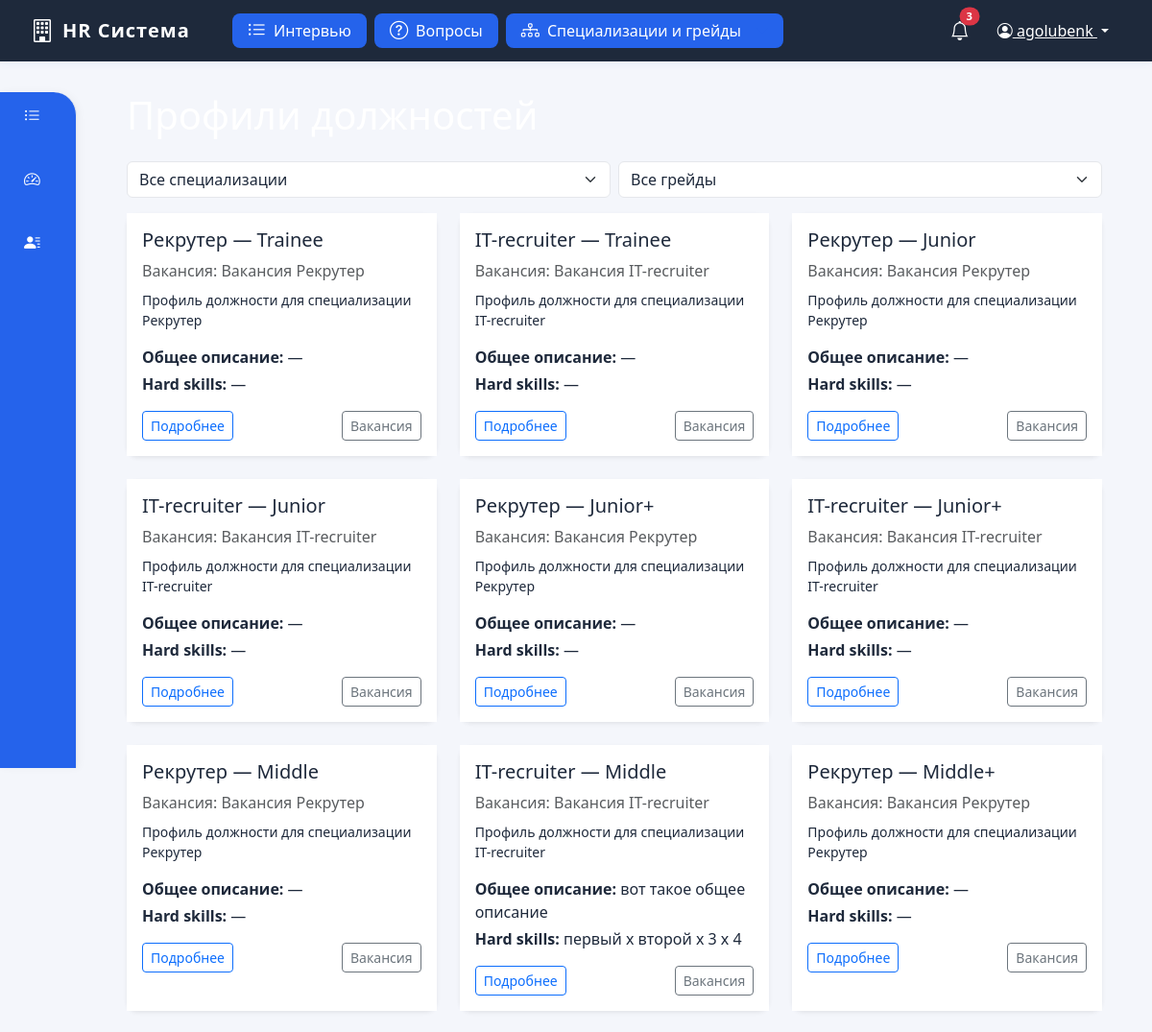
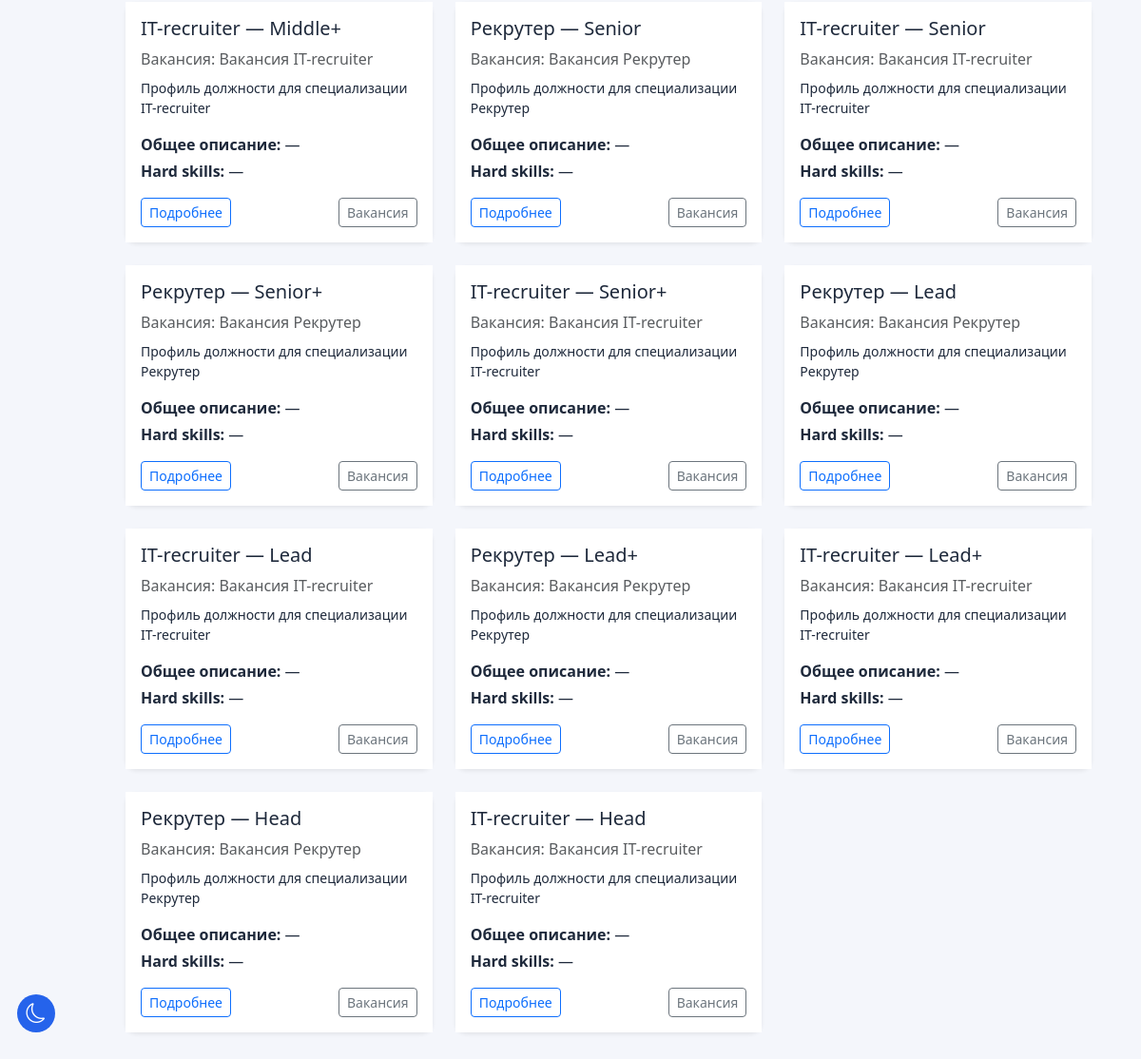
Page /profiles/ (signed in) on the committed database (2 pictures, top to bottom).
### positions/models.py (models this page shows, shortened)
class PositionProfileGrade(models.Model):
    vacancy = models.ForeignKey(Vacancy, on_delete=models.CASCADE, related_name='profile_grades', verbose_name='Вакансия')
    grade = models.ForeignKey(Grade, on_delete=models.CASCADE, verbose_name='Грейд')
    profile = models.ForeignKey(PositionProfile, on_delete=models.CASCADE, related_name='grade_profiles', verbose_name='Профиль должности')
    general_description = models.TextField('Общее описание', blank=True)
    hard_skills = models.TextField('Hard skills', blank=True)
    hard_requirements = models.TextField('Требования к hard skills', blank=True)
    hard_level = models.TextField('Уровень владения hard skills', blank=True)
    soft_meta_skills = models.TextField('Soft & meta skills', blank=True)
    notes = models.TextField('Пояснения', blank=True)
    salary_min = models.DecimalField('Зарплата (от)', max_digits=10, decimal_places=2, null=True, blank=True)
    salary_max = models.DecimalField('Зарплата (до)', max_digits=10, decimal_places=2, null=True, blank=True)
    supervisor = models.CharField('Руководитель', max_length=255, blank=True)
    created_at = models.DateTimeField(auto_now_add=True)
    updated_at = models.DateTimeField(auto_now=True)
    class Meta:
        verbose_name = 'Профиль по грейду'
        verbose_name_plural = 'Профили по грейдам'
        unique_together = ['vacancy', 'grade', 'profile']
        ordering = ['grade__order']

class Vacancy(models.Model):
    name = models.CharField(max_length=255, verbose_name='Название вакансии')
    position = models.ForeignKey('Position', on_delete=models.CASCADE, verbose_name='Специализация')
    description = models.TextField(verbose_name='Описание вакансии', blank=True)
    created_at = models.DateTimeField(auto_now_add=True)
    updated_at = models.DateTimeField(auto_now=True)
    class Meta:
        verbose_name = 'Вакансия'
        verbose_name_plural = 'Вакансии'
        ordering = ['-created_at']

class Position(models.Model):
    name = models.CharField(max_length=100, unique=True, verbose_name='Название специализации')
    is_active = models.BooleanField(default=True, verbose_name='Активна')
    class Meta:
        verbose_name = 'Специализация'
        verbose_name_plural = 'Специализации'
        ordering = ['name']

class Grade(models.Model):
    name = models.CharField(max_length=100, verbose_name='Название грейда')
    positions = models.TextField(verbose_name='Должности', blank=True)
    order = models.IntegerField(verbose_name='Порядок', default=0)
    min_score = models.DecimalField(max_digits=5, decimal_places=2, verbose_name='Минимальный балл', default=0)
    max_score = models.DecimalField(max_digits=5, decimal_places=2, verbose_name='Максимальный балл', default=100)
    class Meta:
        verbose_name = 'Грейд'
        verbose_name_plural = 'Грейды'
        ordering = ['order']

class PositionProfile(models.Model):
    vacancy = models.OneToOneField(Vacancy, on_delete=models.CASCADE, related_name='profile', verbose_name='Вакансия')
    profile_text = models.TextField(verbose_name='Профиль должности')
    created_at = models.DateTimeField(auto_now_add=True)
    updated_at = models.DateTimeField(auto_now=True)
    class Meta:
        verbose_name = 'Профиль должности'
        verbose_name_plural = 'Профили должностей'
        ordering = ['-created_at']

### positions/views.py (the view)
# urls.py: path('profiles/', views.profiles_list, name='profiles_list'),
@login_required
def profiles_list(request):
    ensure_profile_grades()
    grade_id = request.GET.get('grade')
    position_id = request.GET.get('position')
    profile_grades = PositionProfileGrade.objects.select_related('profile', 'grade', 'vacancy', 'vacancy__position')
    if grade_id:
        profile_grades = profile_grades.filter(grade_id=grade_id)
    if position_id:
        profile_grades = profile_grades.filter(vacancy__position_id=position_id)
    grades = Grade.objects.all()
    positions = Position.objects.all()
    return render(request, 'positions/profiles_list.html', {
        'profile_grades': profile_grades,
        'grades': grades,
        'positions': positions,
        'selected_grade': grade_id,
        'selected_position': position_id,
    })

### positions/views.py (called while the page is built)
def ensure_profile_grades():
    from .models import PositionProfile, Grade, PositionProfileGrade
    for profile in PositionProfile.objects.all():
        vacancy = profile.vacancy
        for grade in Grade.objects.all():
            if not PositionProfileGrade.objects.filter(profile=profile, vacancy=vacancy, grade=grade).exists():
                PositionProfileGrade.objects.create(profile=profile, vacancy=vacancy, grade=grade)

### templates/positions/profiles_list.html (shortened to what this page needs)
{% extends 'positions/base.html' %}
{% block content %}
<div class="container-fluid">
    <div class="d-flex justify-content-between align-items-center mb-4">
        <h1 class="mb-0">Профили должностей</h1>
    </div>
    <form method="get" class="mb-3 d-flex gap-2">
      <select name="position" class="form-select" onchange="this.form.submit()">
        <option value="">Все специализации</option>
      </select>
      <select name="grade" class="form-select" onchange="this.form.submit()">
        <option value="">Все грейды</option>
      </select>
    </form>
    {% if profile_grades %}
    <div class="row g-4">
        {% for pg in profile_grades %}
        <div class="col-12 col-md-6 col-lg-4">
            <div class="card h-100 shadow-sm border-0">
                <div class="card-body">
                    <h5 class="card-title">{{ pg.vacancy.position.name }} — {{ pg.grade.name }}</h5>
                    <p class="card-text text-muted mb-2">Вакансия: {{ pg.vacancy.name }}</p>
                    <p class="card-text small">{{ pg.profile.profile_text|truncatechars:120 }}</p>
                    <div class="mb-1"><b>Общее описание:</b> {{ pg.general_description|truncatechars:80|default:'—' }}</div>
                    <div class="mb-1"><b>Hard skills:</b> {{ pg.hard_skills|truncatechars:80|default:'—' }}</div>
                    <div class="d-flex justify-content-between align-items-center mt-3">
                        <a href="{% url 'positions:profile_detail' pg.vacancy.pk %}?grade={{ pg.grade.id }}" class="btn btn-outline-primary btn-sm">Подробнее</a>
                        <a href="{% url 'positions:vacancy_detail' pg.vacancy.pk %}?grade={{ pg.grade.id }}" class="btn btn-outline-secondary btn-sm">Вакансия</a>
                    </div>
                </div>
            </div>
        </div>
        {% endfor %}
    </div>
    {% else %}
    <div class="alert alert-info mt-4">Пока нет данных.</div>
    {% endif %}
</div>
{% endblock %}

### templates/positions/base.html (shortened to what this page needs)
<!DOCTYPE html>
<html lang="ru">
<head>
    <link href="https://cdn.jsdelivr.net/npm/bootstrap@5.3.0/dist/css/bootstrap.min.css" rel="stylesheet">
    <link href="https://cdn.jsdelivr.net/npm/bootstrap-icons@1.11.3/font/bootstrap-icons.css" rel="stylesheet">
</head>
<body>
    <nav class="sidebar d-flex flex-column" id="sidebar">
        <ul class="nav flex-column mb-2">
            <li class="nav-item">
                <a class="nav-link {% if request.resolver_match.url_name == 'interview_list' %}active{% endif %}" href="{% url 'positions:interview_list' %}">
                    <i class="bi bi-list-ul"></i> <span>Интервью</span>
                </a>
            </li>
            <li class="nav-item">
                <a class="nav-link " href="{% url 'positions:index' %}">
                    <i class="bi bi-speedometer2"></i> <span>Системы оценки</span>
                </a>
            </li>
            <li class="nav-item">
                <a class="nav-link {% if request.resolver_match.url_name == 'candidate_list' %}active{% endif %}" href="{% url 'positions:candidate_list' %}">
                    <i class="bi bi-person-lines-fill"></i> <span>Кандидаты</span>
                </a>
            </li>
        </ul>
    </nav>
    <a href="#" class="theme-toggle-fixed" title="Сменить тему">
        <i class="bi bi-moon"></i>
    </a>
    <div class="main">
        <div class="topbar">
            <div class="left">
                <div class="logo">
                    <i class="bi bi-building"></i>
                    <span>HR Система</span>
                </div>
                <nav class="topbar-nav d-flex align-items-center ms-4 gap-2 position-relative">
                    <a href="{% url 'positions:interview_list' %}" class="btn btn-light d-flex align-items-center gap-2 px-3 py-1 fw-medium">
                        <i class="bi bi-list-ul"></i>
                        <span>Интервью</span>
                    </a>
                    <a href="{% url 'positions:questions' %}" class="btn btn-light d-flex align-items-center gap-2 px-3 py-1 fw-medium">
                        <i class="bi bi-question-circle"></i>
                        <span>Вопросы</span>
                    </a>
                    <div class="custom-dropdown" id="specDropdown">
                        <a href="#" class="btn btn-light d-flex align-items-center gap-2 px-3 py-1 fw-medium dropdown-toggle-custom" id="specDropdownBtn">
                            <i class="bi bi-diagram-3"></i>
                            <span>Специализации и грейды</span>
                        </a>
                    </div>
                </nav>
            </div>
            <div class="d-flex align-items-center gap-3">
                <a href="#" class="text-decoration-none position-relative">
                    <i class="bi bi-bell fs-5"></i>
                    <span class="position-absolute top-0 start-100 translate-middle badge rounded-pill bg-danger" style="font-size:0.7rem;">3</span>
                </a>
                {% if user.is_authenticated %}
                <div class="user-dropdown dropdown">
                    <button class="btn btn-link dropdown-toggle" type="button" data-bs-toggle="dropdown">
                        <i class="bi bi-person-circle"></i> {{ user.username }}
                    </button>
                </div>
                {% endif %}
            </div>
        </div>
        <main class="main-content">
            {% block content %}{% endblock %}
        </main>
    </div>
</body>
</html>

### templates/positions/base.html (style rules this page uses)
:root { --bg-primary: #f4f6fb; --bg-secondary: #ffffff; --sidebar-bg: #2563eb; --sidebar-active-bg: #1e40af; --sidebar-text: #fff; --sidebar-icon: #fff; --topbar-bg: #1e293b; --topbar-text: #fff; --topbar-icon: #fff; --btn-primary-bg: #2563eb; --btn-primary-text: #fff; --btn-primary-hover-bg: #1e40af; --btn-primary-hover-text: #fff; --dropdown-bg: #fff; --dropdown-text: #1e293b; --dropdown-hover-bg: #e0e7ef; --dropdown-hover-text: #2563eb; --border-color: #e5e7eb; --card-shadow: 0 2px 8px rgba(37,99,235,0.06); --input-bg: #fff; --input-border: #e5e7eb; --table-header-bg: #f8fafc; --table-row-hover: #f1f5f9; --inline-edit-bg: #f8fafc; --inline-edit-border: #e5e7eb; --sidebar-active-icon: #1e40af; --dropdown-active-icon: #2563eb; --sidebar-icon-dark: #1e40af; }
body { background-color: var(--bg-primary); min-height: 100vh; color: var(--topbar-text); transition: background-color 0.3s ease, color 0.3s ease; }
.sidebar { position: fixed; top: 96px; left: 0; height: calc(100vh - 96px); width: 80px; background: var(--sidebar-bg); color: var(--sidebar-text); z-index: 1030; display: flex; flex-direction: column; box-shadow: 2px 0 8px rgba(0,0,0,0.04); border-top-right-radius: 1.5rem; border-bottom-right-radius: 0; overflow: hidden; transition: width 0.2s cubic-bezier(.4,0,.2,1); border-right: 1px solid var(--border-color); }
.sidebar .nav { flex-direction: column; gap: 0.25rem; padding-left: 0; margin-bottom: 2rem; }
.sidebar .nav-link { color: var(--sidebar-text); font-weight: 500; border-radius: 0.25rem; font-size: 1.05rem; display: flex; align-items: center; gap: 0.75rem; transition: background 0.2s, color 0.2s, padding 0.2s; justify-content: center; padding: 0.75rem 0.5rem; position: relative; }
.sidebar .nav-link i { color: var(--sidebar-text) !important; }
.main { margin-left: 80px; min-height: 100vh; background: var(--bg-primary); transition: margin-left 0.2s cubic-bezier(.4,0,.2,1); padding-top: 64px; }
.topbar { height: 64px; background: var(--topbar-bg); box-shadow: var(--card-shadow); display: flex; align-items: center; justify-content: space-between; padding: 0 2rem; position: fixed; top: 0; left: 0; width: 100vw; z-index: 1050; }
.topbar .left { display: flex; align-items: center; gap: 1.25rem; }
.topbar .logo { display: flex; align-items: center; gap: 0.5rem; font-size: 1.25rem; font-weight: 700; color: var(--topbar-text); letter-spacing: 1px; }
.topbar .logo i { font-size: 1.5rem; }
.topbar .user-dropdown .btn-link { color: var(--topbar-text); font-weight: 500; }
.main-content { padding: 2rem 2.5rem 2rem 2.5rem; }
.card { border: none; border-radius: 0.75rem; box-shadow: 0 2px 8px rgba(0,0,0,0.06); background: var(--bg-secondary); color: var(--topbar-text); }
.topbar-nav .btn { border-radius: 0.5rem; background: var(--btn-primary-bg); color: var(--btn-primary-text); border: none; font-size: 1rem; transition: background 0.2s, color 0.2s, box-shadow 0.2s; }
.topbar-nav .btn i { font-size: 1.2rem; color: var(--btn-primary-text); }
.theme-toggle-fixed { position: fixed; left: 18px; bottom: 32px; z-index: 2000; width: 40px; height: 40px; border-radius: 50%; color: var(--sidebar-text); background: var(--sidebar-bg); display: flex; align-items: center; justify-content: center; transition: background 0.2s, color 0.2s; font-size: 1.3rem; }
.custom-dropdown { position: relative; }
.dropdown-toggle-custom::after { content: ''; display: inline-block; margin-left: 0.5em; vertical-align: middle; border-top: 0.4em solid #2563eb; border-right: 0.4em solid transparent; border-left: 0.4em solid transparent; }
input, select, textarea { background-color: var(--input-bg) !important; border-color: var(--input-border) !important; color: var(--dropdown-text) !important; }
.btn-light { background-color: var(--bg-secondary); border-color: var(--border-color); color: var(--dropdown-text); }
.nav-link { color: var(--dropdown-text); }
.logo, .system-title { color: var(--topbar-text); }
.bi { color: var(--topbar-icon); }
:root .sidebar .nav-link i { color: var(--sidebar-text) !important; }
.btn .bi { color: inherit; }
.btn-light .bi { color: var(--dropdown-text); }
.tab-content, .tab-pane, .card-body { background: var(--bg-secondary) !important; color: var(--dropdown-text) !important; }

### rows in the picture
PositionProfileGrade: vacancy.position.name "Рекрутер", grade.name "Trainee", vacancy.name "Вакансия Рекрутер", profile.profile_text "Профиль должности для специализации Рекрутер", general_description "—", hard_skills "—"
PositionProfileGrade: vacancy.position.name "IT-recruiter", grade.name "Trainee", vacancy.name "Вакансия IT-recruiter", profile.profile_text "Профиль должности для специализации IT-recruiter", general_description "—", hard_skills "—"
PositionProfileGrade: vacancy.position.name "Рекрутер", grade.name "Junior", vacancy.name "Вакансия Рекрутер", profile.profile_text "Профиль должности для специализации Рекрутер", general_description "—", hard_skills "—"
PositionProfileGrade: vacancy.position.name "IT-recruiter", grade.name "Junior", vacancy.name "Вакансия IT-recruiter", profile.profile_text "Профиль должности для специализации IT-recruiter", general_description "—", hard_skills "—"
PositionProfileGrade: vacancy.position.name "Рекрутер", grade.name "Junior+", vacancy.name "Вакансия Рекрутер", profile.profile_text "Профиль должности для специализации Рекрутер", general_description "—", hard_skills "—"
PositionProfileGrade: vacancy.position.name "IT-recruiter", grade.name "Junior+", vacancy.name "Вакансия IT-recruiter", profile.profile_text "Профиль должности для специализации IT-recruiter", general_description "—", hard_skills "—"
PositionProfileGrade: vacancy.position.name "Рекрутер", grade.name "Middle", vacancy.name "Вакансия Рекрутер", profile.profile_text "Профиль должности для специализации Рекрутер", general_description "—", hard_skills "—"
PositionProfileGrade: vacancy.position.name "IT-recruiter", grade.name "Middle", vacancy.name "Вакансия IT-recruiter", profile.profile_text "Профиль должности для специализации IT-recruiter", general_description "вот такое общее описание", hard_skills "первый х второй х 3 х 4"
PositionProfileGrade: vacancy.position.name "Рекрутер", grade.name "Middle+", vacancy.name "Вакансия Рекрутер", profile.profile_text "Профиль должности для специализации Рекрутер", general_description "—", hard_skills "—"
PositionProfileGrade: vacancy.position.name "IT-recruiter", grade.name "Middle+", vacancy.name "Вакансия IT-recruiter", profile.profile_text "Профиль должности для специализации IT-recruiter", general_description "—", hard_skills "—"
PositionProfileGrade: vacancy.position.name "Рекрутер", grade.name "Senior", vacancy.name "Вакансия Рекрутер", profile.profile_text "Профиль должности для специализации Рекрутер", general_description "—", hard_skills "—"
PositionProfileGrade: vacancy.position.name "IT-recruiter", grade.name "Senior", vacancy.name "Вакансия IT-recruiter", profile.profile_text "Профиль должности для специализации IT-recruiter", general_description "—", hard_skills "—"
PositionProfileGrade: vacancy.position.name "Рекрутер", grade.name "Senior+", vacancy.name "Вакансия Рекрутер", profile.profile_text "Профиль должности для специализации Рекрутер", general_description "—", hard_skills "—"
PositionProfileGrade: vacancy.position.name "IT-recruiter", grade.name "Senior+", vacancy.name "Вакансия IT-recruiter", profile.profile_text "Профиль должности для специализации IT-recruiter", general_description "—", hard_skills "—"
PositionProfileGrade: vacancy.position.name "Рекрутер", grade.name "Lead", vacancy.name "Вакансия Рекрутер", profile.profile_text "Профиль должности для специализации Рекрутер", general_description "—", hard_skills "—"
PositionProfileGrade: vacancy.position.name "IT-recruiter", grade.name "Lead", vacancy.name "Вакансия IT-recruiter", profile.profile_text "Профиль должности для специализации IT-recruiter", general_description "—", hard_skills "—"
PositionProfileGrade: vacancy.position.name "Рекрутер", grade.name "Lead+", vacancy.name "Вакансия Рекрутер", profile.profile_text "Профиль должности для специализации Рекрутер", general_description "—", hard_skills "—"
PositionProfileGrade: vacancy.position.name "IT-recruiter", grade.name "Lead+", vacancy.name "Вакансия IT-recruiter", profile.profile_text "Профиль должности для специализации IT-recruiter", general_description "—", hard_skills "—"
PositionProfileGrade: vacancy.position.name "Рекрутер", grade.name "Head", vacancy.name "Вакансия Рекрутер", profile.profile_text "Профиль должности для специализации Рекрутер", general_description "—", hard_skills "—"
PositionProfileGrade: vacancy.position.name "IT-recruiter", grade.name "Head", vacancy.name "Вакансия IT-recruiter", profile.profile_text "Профиль должности для специализации IT-recruiter", general_description "—", hard_skills "—"

### other values in the picture
{{ user.username }} "agolubenk"
